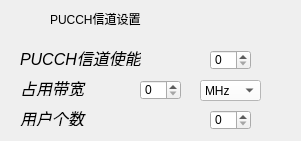
     <widget class="QWidget" name="widget_15" native="true">
      <property name="geometry">
       <rect>
        <x>720</x>
        <y>80</y>
        <width>301</width>
        <height>141</height>
       </rect>
      </property>
      <widget class="QLabel" name="label_23">
       <property name="geometry">
        <rect>
         <x>50</x>
         <y>10</y>
         <width>151</width>
         <height>17</height>
        </rect>
       </property>
       <property name="text">
        <string>PUCCH信道设置</string>
       </property>
      </widget>
      <widget class="QLabel" name="label_65">
       <property name="enabled">
        <bool>true</bool>
       </property>
       <property name="geometry">
        <rect>
         <x>20</x>
         <y>50</y>
         <width>121</width>
         <height>16</height>
        </rect>
       </property>
       <property name="font">
        <font>
         <family>Ubuntu</family>
         <pointsize>12</pointsize>
         <weight>9</weight>
         <italic>true</italic>
         <bold>false</bold>
        </font>
       </property>
       <property name="styleSheet">
        <string notr="true">font: 25 9pt &quot;Ubuntu&quot;;
color: rgb(0, 0, 0);
font: 75 italic 12pt &quot;Ubuntu&quot;;</string>
       </property>
       <property name="text">
        <string>PUCCH信道使能</string>
       </property>
      </widget>
      <widget class="QLabel" name="label_66">
       <property name="enabled">
        <bool>true</bool>
       </property>
       <property name="geometry">
        <rect>
         <x>20</x>
         <y>110</y>
         <width>121</width>
         <height>16</height>
        </rect>
       </property>
       <property name="font">
        <font>
         <family>Ubuntu</family>
         <pointsize>12</pointsize>
         <weight>9</weight>
         <italic>true</italic>
         <bold>false</bold>
        </font>
       </property>
       <property name="styleSheet">
        <string notr="true">font: 25 9pt &quot;Ubuntu&quot;;
color: rgb(0, 0, 0);
font: 75 italic 12pt &quot;Ubuntu&quot;;</string>
       </property>
       <property name="text">
        <string>用户个数</string>
       </property>
      </widget>
      <widget class="QSpinBox" name="pucchsn">
       <property name="geometry">
        <rect>
         <x>210</x>
         <y>50</y>
         <width>41</width>
         <height>20</height>
        </rect>
       </property>
       <property name="styleSheet">
        <string notr="true">sbackground-color: rgb(255, 255, 255);
color: rgb(0, 0, 0);
font: 25 10pt &quot;Ubuntu&quot;;</string>
       </property>
      </widget>
      <widget class="QSpinBox" name="pucchyh">
       <property name="geometry">
        <rect>
         <x>210</x>
         <y>110</y>
         <width>41</width>
         <height>20</height>
        </rect>
       </property>
       <property name="styleSheet">
        <string notr="true">sbackground-color: rgb(255, 255, 255);
color: rgb(0, 0, 0);
font: 25 10pt &quot;Ubuntu&quot;;</string>
       </property>
      </widget>
      <widget class="QLabel" name="label_67">
       <property name="enabled">
        <bool>true</bool>
       </property>
       <property name="geometry">
        <rect>
         <x>20</x>
         <y>80</y>
         <width>121</width>
         <height>16</height>
        </rect>
       </property>
       <property name="font">
        <font>
         <family>Ubuntu</family>
         <pointsize>12</pointsize>
         <weight>9</weight>
         <italic>true</italic>
         <bold>false</bold>
        </font>
       </property>
       <property name="styleSheet">
        <string notr="true">font: 25 9pt &quot;Ubuntu&quot;;
color: rgb(0, 0, 0);
font: 75 italic 12pt &quot;Ubuntu&quot;;</string>
       </property>
       <property name="text">
        <string>占用带宽</string>
       </property>
      </widget>
      <widget class="QSpinBox" name="pucchdk">
       <property name="geometry">
        <rect>
         <x>140</x>
         <y>80</y>
         <width>41</width>
         <height>20</height>
        </rect>
       </property>
       <property name="styleSheet">
        <string notr="true">sbackground-color: rgb(255, 255, 255);
color: rgb(0, 0, 0);
font: 25 10pt &quot;Ubuntu&quot;;</string>
       </property>
      </widget>
      <widget class="QComboBox" name="pucchdk_unit">
       <property name="geometry">
        <rect>
         <x>200</x>
         <y>80</y>
         <width>61</width>
         <height>21</height>
        </rect>
       </property>
       <property name="styleSheet">
        <string notr="true">background-color: rgb(255, 255, 255);
color: rgb(0, 0, 0);
font: 25 10pt &quot;Ubuntu&quot;;</string>
       </property>
       <item>
        <property name="text">
         <string>MHz</string>
        </property>
       </item>
       <item>
        <property name="text">
         <string>kHz</string>
        </property>
       </item>
       <item>
        <property name="text">
         <string>GHz</string>
        </property>
       </item>
       <item>
        <property name="text">
         <string>Hz</string>
        </property>
       </item>
      </widget>
     </widget>
